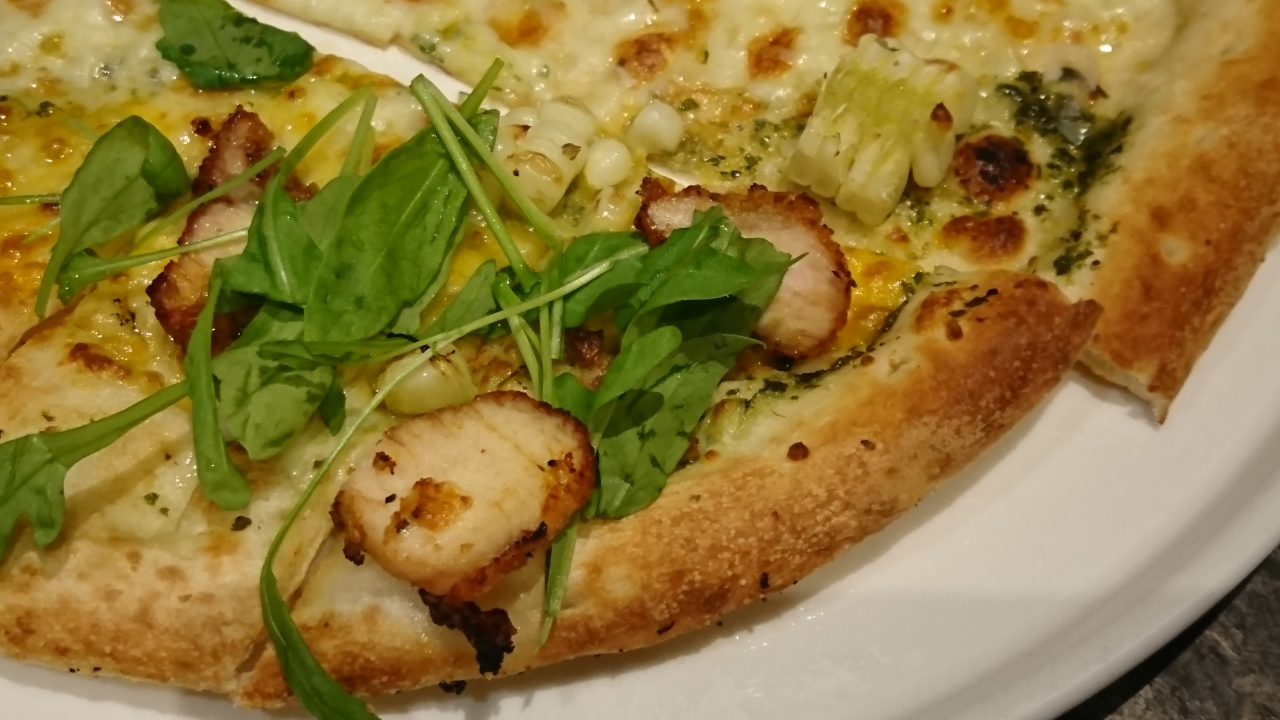
#> input picture pizza_dataset/DSC_1158.JPG, 3840 x 2160 px, given in place of hw4_dataset1.mp4, which was not available (shown at 1/3 size)
$ python '影像拼接1.py'   (older library calls are emulated)
#> lines starting #> are read from the running program, lines starting #| are printed output that depends on the picture; after the words box and inside, x2 and y2 are one past the last pixel; in counts of white or black regions, pixels touching at a corner belong together; pictures that were not available may be replaced by others from this repository, and a replacement may not be noted
import cv2
import numpy as np

cap    = cv2.VideoCapture('hw4_dataset1.mp4')
print('height:{} width:{}'.format(int(cap.get(cv2.CAP_PROP_FRAME_HEIGHT)),int(cap.get(cv2.CAP_PROP_FRAME_WIDTH))))
frame_num = 0
total_frame=int(cap.get(cv2.CAP_PROP_FRAME_COUNT))


# [4 lines left out: function set_frame_number, not called in this run]
result = np.zeros((int(cap.get(cv2.CAP_PROP_FRAME_HEIGHT))//4,int(cap.get(cv2.CAP_PROP_FRAME_WIDTH))//4*3,3))#>>> 9//2 4  >>> -9//2  -5
count  = np.zeros((int(cap.get(cv2.CAP_PROP_FRAME_HEIGHT))//4,int(cap.get(cv2.CAP_PROP_FRAME_WIDTH))//4*3))
ones = np.ones(((int(cap.get(cv2.CAP_PROP_FRAME_HEIGHT))//4,int(cap.get(cv2.CAP_PROP_FRAME_WIDTH))//4)))

cv2.namedWindow('matching')
cv2.createTrackbar('frame no.','matching',0,total_frame-1,set_frame_number)

kpdetector = cv2.xfeatures2d.SIFT_create()
#kpdetector = cv2.AKAZE_create()

# create BFMatcher object
bf = cv2.BFMatcher(cv2.NORM_L2, crossCheck=True)

while frame_num < total_frame and frame_num < 95:
    cv2.setTrackbarPos('frame no.','matching',frame_num)
    cap.set(cv2.CAP_PROP_POS_FRAMES,frame_num)
    ret, frame2 = cap.read()
#> frame2 is the input picture: shape (2160, 3840, 3); mean B, G, R 58.6, 121.5, 145.5
    if ret==False:
        break

    frame2 = cv2.resize(frame2,(frame2.shape[1]//4,frame2.shape[0]//4))
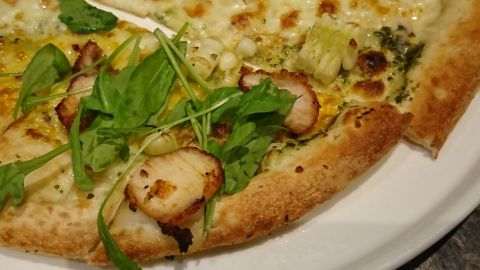
#> frame2: shape (540, 960, 3) (shown at 1/2 size); mean B, G, R 58.7, 121.6, 145.7

#kp1, dt1 = kpdetector.detectAndCompute(frame1,None)
    gray = cv2.cvtColor(frame2, cv2.COLOR_BGR2GRAY)
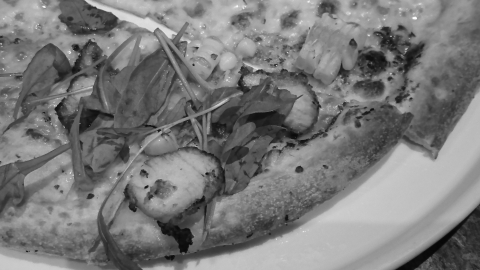
#> gray: shape (540, 960) (shown at 1/2 size); min 6, max 252, mean 121.6
    kp2 = kpdetector.detect(gray,None)
#> kp2 = 2156 keypoints; strongest (x, y, size): (292, 374, 4.3), (387, 130, 2.9), (394, 96, 3.5), (318, 261, 3.7)
    dt2 = kpdetector.compute(gray,kp2)[1]
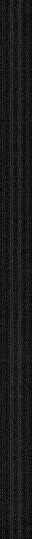
#> dt2: shape (2156, 128) float32 (shown at 1/4 size); min 0, max 211, mean 26.2
    if frame_num == 0:
        T      = np.eye(3)
        T[0,2] = result.shape[1]-frame2.shape[1]
        T[1,2] = 0
        result = cv2.warpPerspective(frame2,T,(result.shape[1],result.shape[0])).astype(np.float)
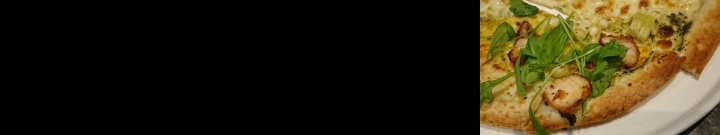
#> result: shape (540, 2880, 3) float64 (shown at 1/4 size); mean B, G, R 19.6, 40.5, 48.6
        t_count= cv2.warpPerspective(ones,T,(result.shape[1],result.shape[0])).astype(np.float)#每個連續畫面貼一次，最後內插用
#> ones: shape (540, 960) float64; every value is 1
        count += t_count.astype(np.float)
        disp = result.copy()
        cv2.imshow('stitched image',disp.astype(np.uint8))
        cv2.imshow('t_count',t_count)
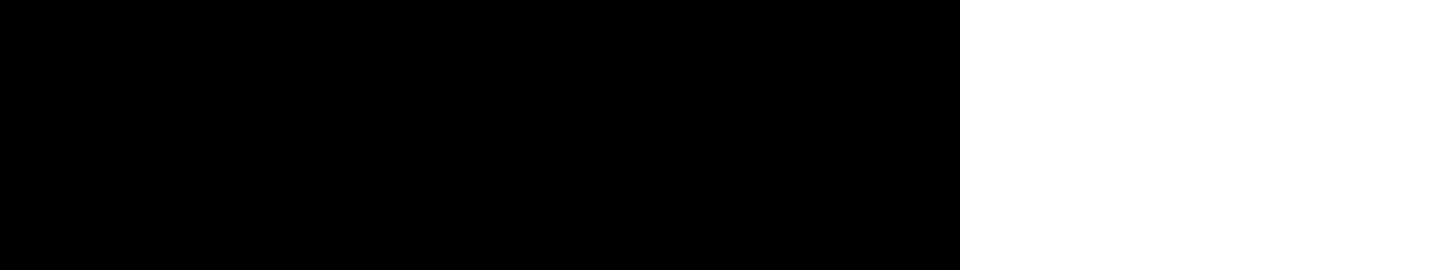
#> window 't_count': shape (540, 2880) float64 (shown at 1/2 size); values 0 (black) and 1 (white), 33.3% white; 1 white region, box (x1, y1, x2, y2) and area: (1920, 0, 2880, 540) 518400
        cv2.imshow('warp_img',result)
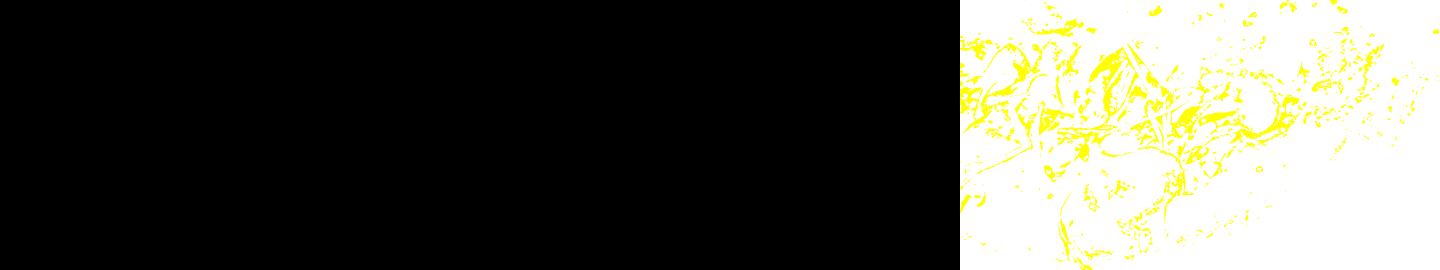
#> window 'warp_img': shape (540, 2880, 3) (shown at 1/2 size); mean B, G, R 76.5, 85, 85
        frame1 = frame2
        kp1 = kp2
#> kp1 has the same summary as kp2
        dt1 = dt2
    else:
        # Match descriptors.
        print("dt2\n",dt2,"dt1\n",dt1)
        matches = bf.match(dt2,dt1)
        print('{}, # of matches:{}'.format(frame_num,len(matches)))

        # Sort in ascending order of distance.
        matches = sorted(matches, key = lambda x:x.distance)

        src = []
        dst = []
        for m in matches:
            src.append(kp2[m.queryIdx].pt + (1,))
            dst.append(kp1[m.trainIdx].pt + (1,))

        src = np.array(src,dtype=np.float)
        dst = np.array(dst,dtype=np.float)

        # find a homography to map src to dst
        A, mask = cv2.findHomography(src, dst, cv2.RANSAC)

        # map to the first frame
        T = T.dot(A)
        warp_img = cv2.warpPerspective(frame2,T,(result.shape[1],result.shape[0])).astype(np.float)
        t_count  = cv2.warpPerspective(ones,T,(result.shape[1],result.shape[0])).astype(np.float)
        result+= warp_img
        count += t_count.astype(np.float)

        t_count= count.copy()
        t_count[t_count == 0] = 1
        disp = result.copy()

        disp[:,:,0] = result[:,:,0] / t_count
        disp[:,:,1] = result[:,:,1] / t_count
        disp[:,:,2] = result[:,:,2] / t_count

        cv2.imshow('stitched image',disp.astype(np.uint8))

        cv2.imshow('matching',cv2.drawMatches(frame2,kp2,frame1,kp1,matches[:15], None, flags=cv2.DRAW_MATCHES_FLAGS_NOT_DRAW_SINGLE_POINTS))
        cv2.imshow('t_count2',t_count)
        cv2.imshow('warp_img2',result)

        frame1 = frame2
        kp1 = kp2
        dt1 = dt2

    key = cv2.waitKey(20) & 0xFF
#> (key Esc is pressed here)
    if key == 27:
        break
    frame_num += 1
cv2.waitKey()
cap.release()
cv2.destroyAllWindows()

$ run again, on pizza_dataset/DSC_1159.JPG
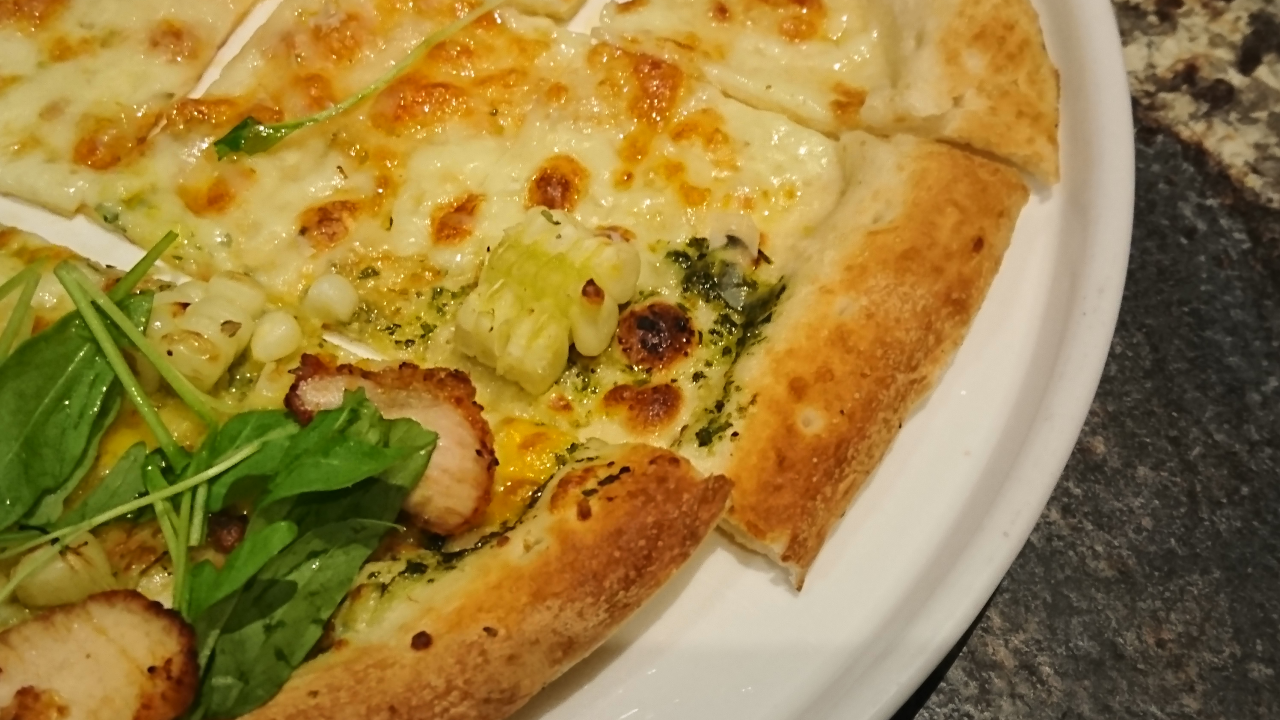
#> input picture pizza_dataset/DSC_1159.JPG, 3840 x 2160 px, given in place of hw4_dataset1.mp4, which was not available (shown at 1/3 size)
#> frame2 is the input picture: shape (2160, 3840, 3); mean B, G, R 62.9, 126.6, 154.8
#> frame2: shape (540, 960, 3)
#> `gray = cv2.cvtColor(frame2, cv2.COLOR_BGR2GRAY)`:
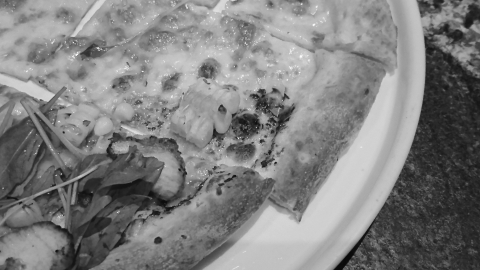
#> gray: shape (540, 960) (shown at 1/2 size); min 7, max 251, mean 127.9
#> kp2 = 2542 keypoints; strongest (x, y, size): (551, 325, 2.9), (196, 96, 2.3), (127, 265, 2.8), (523, 282, 5.2)
#> ones: shape (540, 960) float64; every value is 1
#> `cv2.imshow('warp_img',result)`:
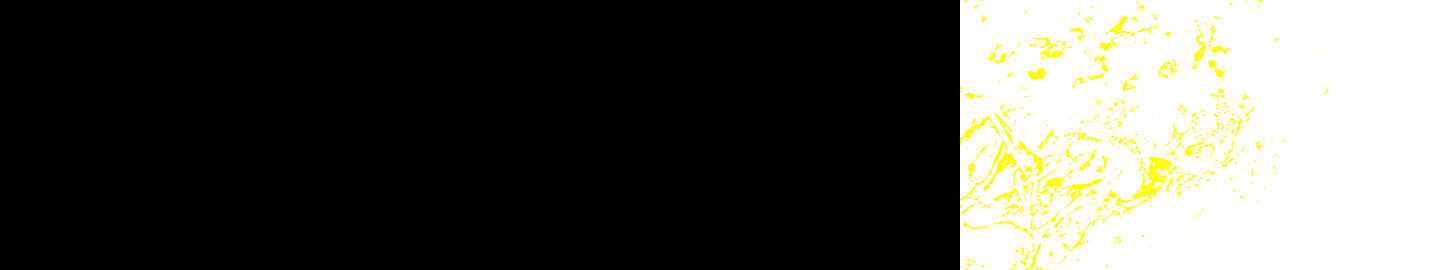
#> window 'warp_img': shape (540, 2880, 3) (shown at 1/2 size); mean B, G, R 79.9, 85, 85
#> kp1 has the same summary as kp2

$ run again, on pizza_dataset/DSC_1160.JPG
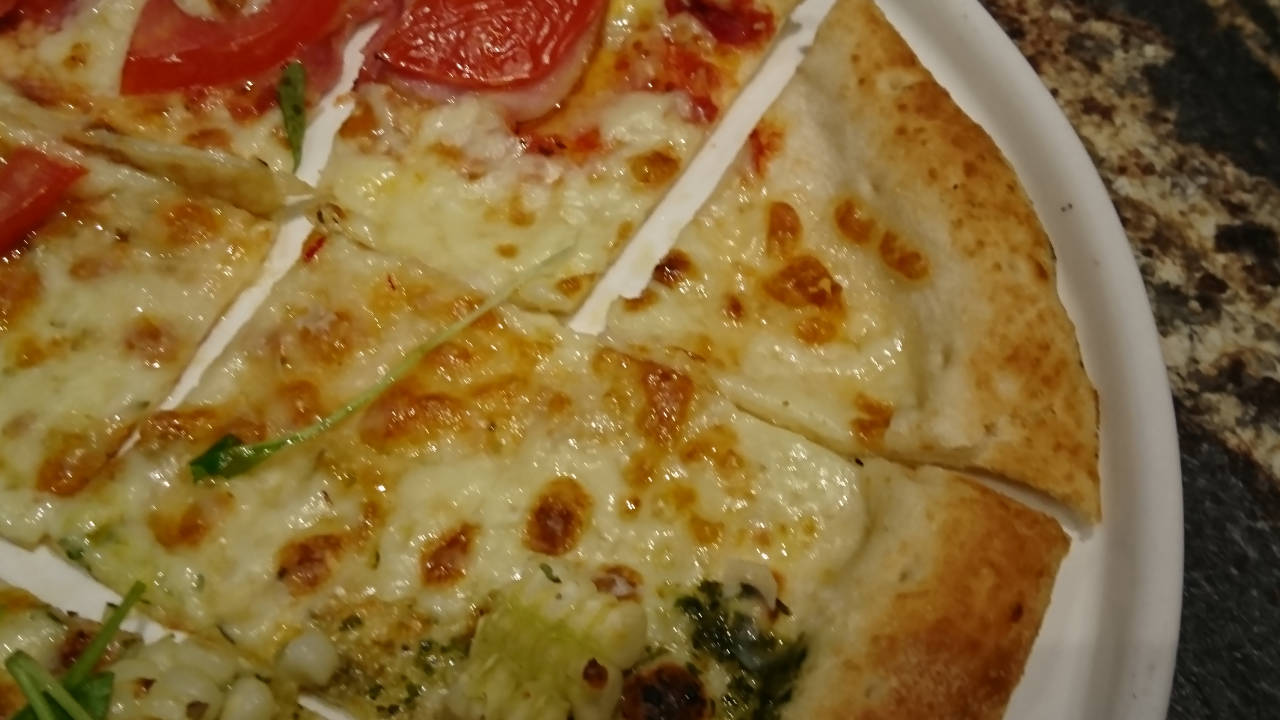
#> input picture pizza_dataset/DSC_1160.JPG, 3840 x 2160 px, given in place of hw4_dataset1.mp4, which was not available (shown at 1/3 size)
#> frame2 is the input picture: shape (2160, 3840, 3); mean B, G, R 55.1, 104.6, 135.4
#> frame2: shape (540, 960, 3)
#> `gray = cv2.cvtColor(frame2, cv2.COLOR_BGR2GRAY)`:
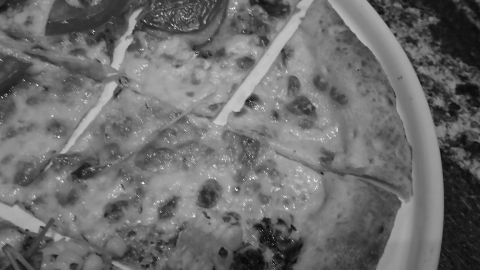
#> gray: shape (540, 960) (shown at 1/2 size); min 6, max 251, mean 108.3
#> kp2 = 1618 keypoints; strongest (x, y, size): (187, 62, 1.9), (286, 366, 3), (74, 170, 2.2), (290, 42, 1.8)
#> ones: shape (540, 960) float64; every value is 1
#> `cv2.imshow('warp_img',result)`:
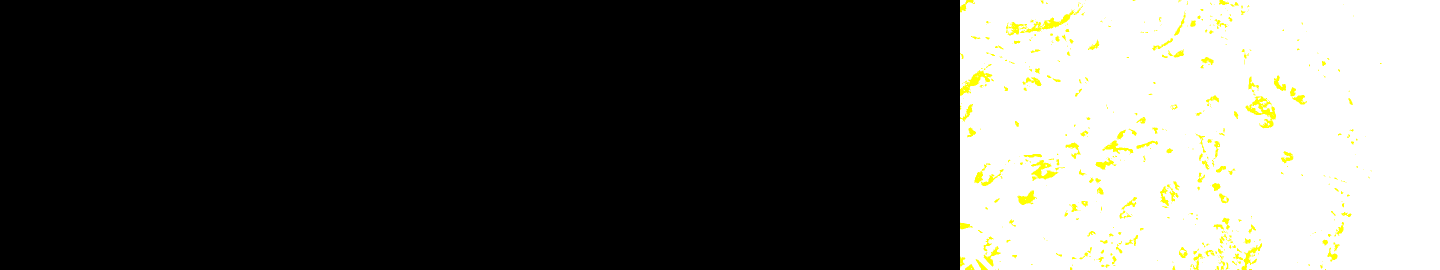
#> window 'warp_img': shape (540, 2880, 3) (shown at 1/2 size); mean B, G, R 81, 85, 85
#> kp1 has the same summary as kp2
